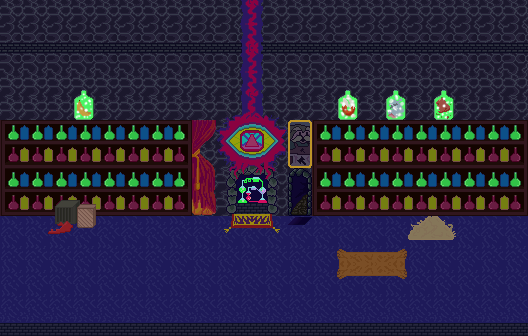

Below is a game level as drawn by its tile map, then a one-line description and the .tmx that defines it (tile-layer data replaced by summaries):
An orthogonal 22x14 tile map with 24x24 px tiles, 3 tile layers (background, foreground, accents) and 2 objects (door).

<map height="14" orientation="orthogonal" tileheight="24" tilewidth="24" version="1.0" width="22">
 <properties><property name="blended tiles" value="2,11,12,13,14,15,16,17,18,19,20,21,22,23,24,25,26,27,28,29,30,32,33,34,35,36,37,38,39,40,41,42,43,44,45,46,47,48,49,50,51,52,53,54,55,56,57,58,59,60,62,63,64,65,66,67,68,69,70,71,72,73,74,75,78,79,80,81,82,83,84,85,86,87,88,89,90,92,93,94,95,96,98,99,100,101,102,103,104,105,108,109,110,111,112,113,114,115,116,117,118,119,120,121,122,123,124,125,126,128,129,130,131,132,133,134,135,138,139,140,141,142,143,144,145,146,147,148,149,150,151,152,153,154,155,156,158,159,160,161,162,163,164,165,168,169,170,171,172,173,174,175,176,177,178,179,180,181,182,183,190,191,192,193,194,195,196,197,198,199,200,201,202,203,204,205,206,207,208,209,210,211,212,213,218,221,222,223,224,225,226,227,228,229,230,231,232,233,234,235,236,237,238,239,240,241,242,243,244,245,246,247,248,249,252,253,254,255,256,257,258,259,260,261,262,263,264,265,266,267,268,269,270,271,272,273,274,275,276,277,278,279,282,283,284,285,286,287,288,289,290,291,292,293,294,295,296,297,298,299,300,301,302,303,304,305,306,307,308,309,310,311,312,313,314,317,318,319,320,321,322,323,324,325,326,327,328,329,330,331,332,333,334,335,336,337,338,339,340,341,342,343,344,345,346,347,348,349,350,351,352,353,354,355,356,357,358,359,360,361,362,366,367,368,369,370,371,372,373,374,375,376,377,378,379,380,381,382,383,384,386,387,388,389,390,391,392,396,397,398,399,400,401,403,404,405,406,407,408,409,410,411,412,413,414,415,416,417,418,419,420,421,422,426,427,428,429,430,431,433,434,435,436,437,438,439,440,441,443,444,445,446,447,448,449,450,451,452,456,457,458,459,460,461,463,464,465,466,467,468,469,470,471,473,474,475,476,477,478,479,480,481,482,486,487,488,489,490,491,492,493,494,495,500,501,503,504,505,506,507,508,509,510,511,512,513,514,515,516,517,518,519,520,521,522,523,524,525,526,527,528,529,530,531,532,533,534,535,536,537,538,539,540,1,2,3,4,5,6,7,8,9,10,11,12,13,14,15,16,17,18,19,20,21,22,23,24,25,26,27,28,29,30,31,32,33,34,35,36,37,38,41,45,46,47,48,50,51,52,53,54,55,56,57,58,59,60,61,62,63,64,65,66,67,68,69,70,71,72,73,74,75,76,77,78,79,80,81,82,83,84,8,9,10,11,12,13,14,15,20,21,22,23,24,32,33,34,35,36,37,38,39,40,41,42,43,44,45,46,47,48,55,56,57,58,59,60,61,62,63,64,65,66,67,68,69,70,71,72,73,74,75,76,77,78,79,80,81,82,83,84,87,88,89,90,91,92,93,94,95,96,97,98,99,100,101,102,103,104,105,108,110,111,112,113,114,115,116,117,118,119,120,121,122,123,124,125,126,127,128,129,130,131,132,135,136,137,138,139,140,141,142,143,144,145,147,148,149,150,151,152,153,154,155,156,158,159,160,161,162,163,164,165,166,167,168,169,170,171,172,173,174,175,176,177,178,179,180,181,182,183,184,185,186,187,188,189,190,191,192,193,194,195,196,197,198,199,200,203,204,205,208,209,210,211,212,213,214,217,218,219,220,222,223,224,227,228,229,232,233,234,235,236,237,238,241,242,243,244,245,246,247,248,249,250,251,252,253,254,255,256,257,258,259,260,261,262,263,264,265,266,267,268,269,270,271,272,273,274,275,276,277,278,279,280,281,282,283,284,285,286,287,288,289,290,291,292,293,294,295,296,297,298,299,304,305,306,307,308,309,310,311,312,313,314,315,316,317,318,319,320,321,322,323,324,328,329,330,331,332,333,334,335,336,337,338,339,340,341,342,343,344,345,346,347,348,349,350,351,352,353,354,357,358,360,361,362,363,364,365,366,367,368,371,372,373,374,375,376,377,378,381,382,384,385,386,387,388,389,390,391,392,393,394,395,396,397,398,399,400,401,402,403,404,405,406,408,409,410,411,412,413,414,415,416,417,418,419,420,421,422,423,424,425,429,430,432,433,434,435,436,437,438,439,440,441,444,445,449,453,454,455,456,457,458,459,460,461,462,463,464,465,468,469,472,473,474,475,476,477,478,479,480,2,3,4,6,7,8,9,10,11,12,13,14,15,16,17,18,19,20,21,22,23,26,27,28,29,30,31,32,33,34,35,36,37,38,39,40,41,42,43,44,45,46,47,48,49,50,51,52,53,54,55,56,57,58,59,60,61,62,63,64,65,66,67,69,70,72,73,74,77,78,82,83,84,85,86,103,104,105,1,2,3,4,5,6,7,8,9,13,15,16,19,20,21,22,26,27,28,29,30,31,32,33,34,35,39,40,41,42,43,44,45,46,47,48,52,53,54,55,56,57,58,59,60,61,62,63,64,65,66,67,68,69,70,71,72,73,74,75,76,77,78,79,80,81,82,83,84,85,86,87,88,89,90,91,92,93,94,95,96,97,98,99,100,101,102,103,104,105,106,107,108,109,110,111,112,113,114,115,116,117,118,119,120,121,122,123,124,125,126,127,128,129,130,131,133,134,135,136,137,138,139,140,141,142,143,144,146,147,148,149,150,151,152,153,154,155,156,157,158,159,160,161,162,163,164,165,166,167,168,169,1,3,5,7,8,9,10,11,13,17,18,19,21,22,23,25,26,27,28,29,30,31,33,35,36,37,39,41,42,45,46,47,48,51,52,54,55,56,58,59,60,61,63,64,66,67,68,69,70,71,73,74,75,79,80,81,82,83,84,85,87,89,90,91,94,95,96,97,98,100,101,102,103,104,105,106,107,108,109,111,112,113,114,115,116,117,118,119,120,9,10,11,15,16,21,22,32,33,36,37,38,48,49,56,59,62,67,68,69,70,78,79,80,81,82,83,84,85,86,87,88,89,90,91,92,93,94,95,96,97,98,99,100,101,102,103,104,105,106,107,108,109,110,111,112,113,114,115,116,117,118,119,120,121,2,4,5,7,8,9,10,11,12,13,14,16,18,19,20,21,22,24,25,26,27,28,29,30,31,32,33,35,37,38,39,40,41,42,43,44,45,46,47,48,49,50,51,52,53,54,55,56,57,58,60,61,62,63,64,65,66,67,68,69,71,72,74,75,76,77,78,79,80,81,82,83,84,86,87,88,89,90,91,92,93,94,95,96,97,98,99,100,102,103,104,105,106,107,108,109,110,111,112,113,114,115,116,117,118,119,120,121,5,6,7,8,9,10,11,12,13,14,15,17,18,19,20,21,22,23,24,26,27,30,31,33,35,36,39,40,42,43,44,45,46,48,49,50,51,52,53,54,55,56,57,58,59,60,61,62,63,64,65,66,67,68,69,70,72,1,2,3,4,6,7,8,9,10,11,15,16,20,21,22,23,24,28,29,30,32,36,37,38,39,40,44,45,46,48,1,2,3,4,5,6,7,8,9,10,11,12,13,14,15,16,17,18,19,20,21,23,24,25,26,29,30,33,34,36,37,39,41,42,43,44,45,46,49,52,53,54,55,58,59,64,65,66,67,68,69,70,71,73,74,75,78,79,80,81,84,85,86,87,88,89,90,91,92,93,94,95,96,97,98,99,100,101,102,103,104,107,109,116,117,119,120,121,122,123,124,125,126,127,128,129,130,135,136,137,138,139,140,141,142,143,144,145,146,147,148,149,150,151,152,153,154,155,156,160,161,162,163,164,165,166,167,168,169,170,171,172,173,174,175,176,177,178,181,182,186,187,188,189,190,191,192,193,194,196,197,198,199,201,202,203,204,207,208,212,213,214,215,216,217,218,219,220,222,223,224,225,227,228,229,230,233,234,238,239,240,241,242,243,244,245,246,247,248,249,250,251,252,253,254,255,256,259,260,264,265,266,269,270,271,272,273,274,275,276,277,278,279,281,282,283,284,285,286,290,291,292,295,296,297,298,299,300,301,302,303,304,305,306,307,308,309,310,311,312,316,317,318,319,320,321,322,323,324,325,326,327,328,329,330,331,332,333,334,335,336,337,338,342,343,344,345,346,347,348,350,353,354,355,356,357,358,359,360,361,362,363,364,366,367,368,369,370,371,372,373,374,376,377,378,379,380,381,382,383,384,385,386,389,390,392,393,394,395,396,397,398,399,400,401,402,403,404,405,406,407,409,410,411,412,415,416,417,418,419,420,421,422,423,424,425,426,427,428,429,430,431,432,433,435,436,437,438,441,442,443,444,445,446,447,448,451,452,453,454,455,456,459,460,461,462,463,464,467,468,469,471,472,473,474,477,479,480,481,482,485,486,487,489,490,491,492,493,494,495,497,498,499,500,503,505,506,507,508,511,512,513,514,515,516,517,518,519,520,521,522,523,524,525,526,529,530,531,532,533,534,537,538,539,541,542,543,544,545,546,547,548,549,551,552,553,554,555,556,557,559,560,561,562,563,564,565,566,567,568,569,570,571,572,573,574,575,576,577,578,579,580,581,582,583,584,585,586,587,588,589,590,591,592,593,594,595,596,597,598,599,600,601,602,603,604,605,606,607,608,609,610,611,612,613,614,615,616,617,618,619,620,621,622,623,624,625,626,627,628,629,630,631,632,635,636,638,639,641,642,643,644,645,646,647,648,649,650,651,652,653,654,655,656,657,658,659,660,661,662,664,665,666,667,668,669,670,671,672,673,674,675,676,1,2,4,5,7,10,11,12,13,14,15,16,18,19,20,21,22,24,25,26,27,28,29,30,31,32,33,35,36,37,38,39,40,41,42,43,44,45,46,47,48,49,50,51,52,53,54,56,57,58,62,63,64,65,66,67,68,69,71,72,73,74,75,76,77,78,79,80,81,82,83,84,86,87,88,89,90,91,92,93,94,96,97,98,99,100,102,103,104,105,106,107,108,109,110,111,112,113,114,115,116,117,118,119,120,121,8,9,10,11,12,13,14,15,16,17,18,19,20,27,28,31,32,33,34,35,36,37,38,39,40,47,48,49,50,51,52,53,54,55,56,57,58,59,60,63,64,65,67,68,69,70,71,72,73,74,75,76,77,78,79,80,81,96,97,98,99,100,101,107,108,114,115,116,117,119,120,121,127,128,134,135,136,137,138,139,140,141,146,147,148,154,155,156,157,158,159,160,161,166,167,168,169,170,171,172,173,174,175,176,177,178,179,180,181,184,185,186,187,188,190,191,192,193,194,195,196,197,198,199,200,201,204,207,208,210,211,212,213,214,215,216,217,218,219,220,221,226,227,228,229,230,231,232,233,234,235,236,237,238,239,240,241,242,243,244,245,246,247,248,249,250,251,252,253,254,255,256,257,258,259,260,261,262,263,264,265,266,267,268,269,270,271,272,273,274,275,276,277,278,279,280,281,282,283,284,285,286,287,288,289,290,291,292,293,294,295,296,297,298,299,300,301,302,303,304,305,306,307,308,309,310,311,312,313,314,315,316,317,318,319,320,321,322,323,324,325,326,327,328,329,330,331,332,333,334,335,336,337,338,339,340,341,342,343,344,345,346,347,348,349,350,351,352,353,354,355,356,357,358,359,360,361,362,363,364,365,366,367,368,369,370,371,372,373,374,375,376,377,378,379,380,381,382,383,384,385,386,387,388,389,390,391,392,393,394,395,396,397,398,399,400,10,11,19,20,22,23,30,31,32,33,34,35,36,38,46,47,48,49,58,62,69,72,73,74,75,76,77,78,80,81,82,83,84,85,86,87,88,89,90,91,92,93,96,97,98,99,100,101,102,2,3,4,5,6,7,8,9,14,15,16,17,18,19,20,21,26,27,28,29,30,31,33,38,39,40,41,42,43,44,45,49,50,51,52,53,54,55,57,58,59,60,61,62,63,64,65,66,67,69,70,71,72,73,74,75,76,77,78,79,80,81,82,83,84" />
  <property name="jumping" value="false" />
  <property name="soundtrack" value="potionlab" />
 </properties>
 <tileset firstgid="1" name="lab" tileheight="24" tilewidth="24">
  <image height="168" source="../images/tilesets/lab.png" width="288" />
 </tileset>
 <layer height="14" name="background" width="22">
  <data>[308 cells, 308 non-empty, 16 distinct tile ids]</data>
 </layer>
 <layer height="14" name="foreground" width="22">
  <data>[308 cells, 49 non-empty, 41 distinct tile ids]</data>
 </layer>
 <layer height="14" name="accents" width="22">
  <data>[308 cells, 4 non-empty, 4 distinct tile ids]</data>
 </layer>
 <objectgroup height="14" name="nodes" width="22">
  <object height="48" name="main" type="door" width="24" x="288" y="168">
   <properties>
    <property name="level" value="house" />
    <property name="to" value="fireplace" />
   </properties>
  </object>
 </objectgroup>
 <objectgroup height="14" name="floorspace" width="22">
  <object x="0" y="216">
   <properties>
    <property name="primary" value="true" />
   </properties>
   <polygon points="0,0 528,0 528,106 1,107" />
  </object>
 </objectgroup>
</map>
